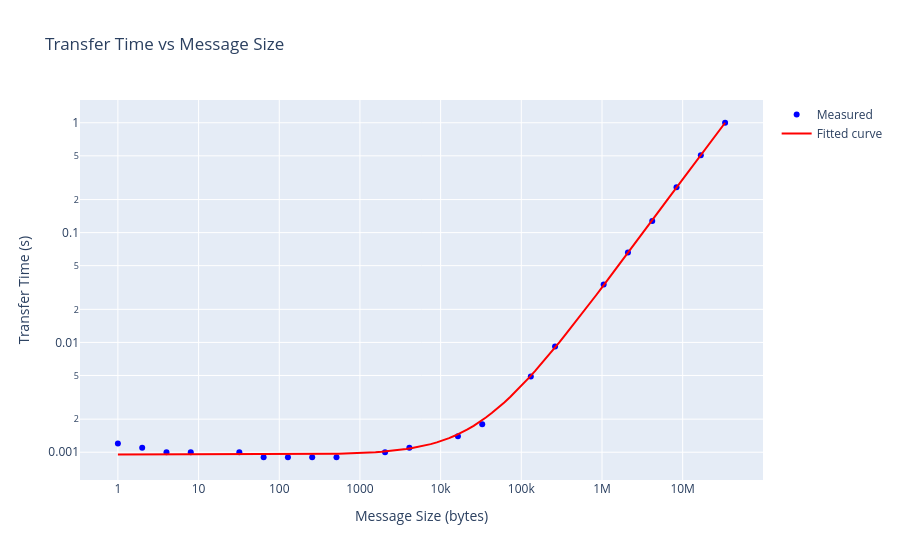

Write notebook code for a chart like this one.
### Code cell
def train_model(df: pd.DataFrame):
    df_time = df[df["Metric"]=="Transfer time (s)"].copy()
    # Extract transfer time rows
    x = df_time["SizeBytes"].values
    y = df_time["Mean"].values

    # inits: α ~ 0.8ms, slopes ~ 1/(120 MB/s), knee ~ 64KB
    beta_init = 1.0 / (120e6)
    p0 = [5.5e-4, beta_init, beta_init, 64*1024]
    bounds = ([0.0, 0.0, 0.0, 1.0],
            [0.1, 1e-6, 1e-6, 64*1024*1024])

    params, _ = curve_fit(model_broken, x, y, p0=p0, bounds=bounds, maxfev=20000)

    (alpha, beta1, beta2, S0) = params

    print(f"Latency (alpha): {alpha:.6f} s")
    print(f"Bandwidth (large) ~ {1/beta2/1e6:.2f} MB/s")

    print(f"params: {params}")

    return params

def plot_transfer_time_vs_size(df: pd.DataFrame):
    df_time = df[df["Metric"]=="Transfer time (s)"].copy()
    # Extract transfer time rows
    x = df_time["SizeBytes"].values
    y = df_time["Mean"].values

    params = train_model(df)

    # Create interactive plot
    fig = go.Figure()

    # Scatter plot for measured data
    fig.add_trace(go.Scatter(
        x=x,
        y=y,
        mode='markers',
        name='Measured',
        marker=dict(color='blue')
    ))

    # Line plot for fitted curve
    x_fit = np.logspace(np.log10(min(x)), np.log10(max(x)), 100)
    y_fit = model_broken(x_fit, *params)
    fig.add_trace(go.Scatter(
        x=x_fit,
        y=y_fit,
        mode='lines',
        name='Fitted curve',
        line=dict(color='red')
    ))

    # Update layout
    fig.update_layout(
        title="Transfer Time vs Message Size",
        xaxis=dict(
            title="Message Size (bytes)",
            type="log"
        ),
        yaxis=dict(
            title="Transfer Time (s)",
            type="log"
        ),
        hovermode="closest"
    )

    fig.show()

plot_transfer_time_vs_size(df)

### Figure 1 — Plotly figure (JSON) as saved in the notebook; plotly's stock layout.template omitted (floating-point values rounded to 4 significant figures)
{"data": [{"marker": {"color": "blue"}, "mode": "markers", "name": "Measured", "type": "scatter", "x": [1.0, 2.0, 4.0, 8.0, 32.0, 64.0, 128.0, 256.0, 512.0, 2048.0, 4096.0, 16380.0, 32770.0, 131100.0, 262100.0, 1049000.0, 2097000.0, 4194000.0, 8389000.0, 16780000.0, 33550000.0], "y": [0.0012, 0.0011, 0.001, 0.001, 0.001, 0.0009, 0.0009, 0.0009, 0.0009, 0.001, 0.0011, 0.0014, 0.0018, 0.0049, 0.0092, 0.0336, 0.0659, 0.1274, 0.2594, 0.5052, 1.001]}, {"line": {"color": "red"}, "mode": "lines", "name": "Fitted curve", "type": "scatter", "x": [1.0, 1.191, 1.419, 1.691, 2.014, 2.399, 2.858, 3.405, 4.056, 4.832, 5.757, 6.858, 8.17, 9.733, 11.59, 13.81, 16.45, 19.6, 23.35, 27.82, 33.14, 39.48, 47.03, 56.03, 66.75, 79.51, 94.72, 112.8, 134.4, 160.1, 190.8, 227.3, 270.7, 322.5, 384.2, 457.7, 545.3, 649.6, 773.9, 921.9, 1098.0, 1308.0, 1559.0, 1857.0, 2212.0, 2635.0, 3139.0, 3740.0, 4455.0, 5307.0, 6322.0, 7532.0, 8973.0, 10690.0, 12730.0, 15170.0, 18070.0, 21530.0, 25650.0, 30550.0, 36400.0, 43360.0, 51650.0, 61530.0, 73300.0, 87330.0, 104000.0, 123900.0, 147600.0, 175900.0, 209500.0, 249600.0, 297400.0, 354200.0, 422000.0, 502700.0, 598900.0, 713400.0, 849900.0, 1013000.0, 1206000.0, 1437000.0, 1712000.0, 2039000.0, 2429000.0, 2894000.0, 3448000.0, 4107000.0, 4893000.0, 5829000.0, 6944000.0, 8272000.0, 9854000.0, 11740000.0, 13980000.0, 16660000.0, 19850000.0, 23640000.0, 28170000.0, 33550000.0], "y": [0.0009543, 0.0009543, 0.0009543, 0.0009543, 0.0009543, 0.0009543, 0.0009544, 0.0009544, 0.0009544, 0.0009544, 0.0009544, 0.0009545, 0.0009545, 0.0009546, 0.0009546, 0.0009547, 0.0009548, 0.0009549, 0.000955, 0.0009551, 0.0009553, 0.0009555, 0.0009557, 0.000956, 0.0009563, 0.0009567, 0.0009572, 0.0009577, 0.0009584, 0.0009592, 0.0009601, 0.0009612, 0.0009626, 0.0009642, 0.000966, 0.0009683, 0.000971, 0.0009742, 0.000978, 0.0009825, 0.0009879, 0.0009944, 0.001002, 0.001011, 0.001022, 0.001035, 0.001051, 0.001069, 0.001091, 0.001117, 0.001148, 0.001185, 0.001229, 0.001282, 0.001345, 0.001419, 0.001508, 0.001615, 0.001741, 0.001891, 0.00207, 0.002284, 0.002538, 0.002841, 0.003202, 0.003632, 0.004145, 0.004755, 0.005482, 0.006348, 0.00738, 0.008609, 0.01007, 0.01182, 0.0139, 0.01637, 0.01932, 0.02283, 0.02702, 0.03201, 0.03795, 0.04502, 0.05345, 0.06349, 0.07546, 0.08971, 0.1067, 0.1269, 0.151, 0.1797, 0.2139, 0.2546, 0.3015, 0.3571, 0.4233, 0.5022, 0.5962, 0.7082, 0.8416, 1.001]}], "layout": {"hovermode": "closest", "title": {"text": "Transfer Time vs Message Size"}, "xaxis": {"title": {"text": "Message Size (bytes)"}, "type": "log"}, "yaxis": {"title": {"text": "Transfer Time (s)"}, "type": "log"}}}
